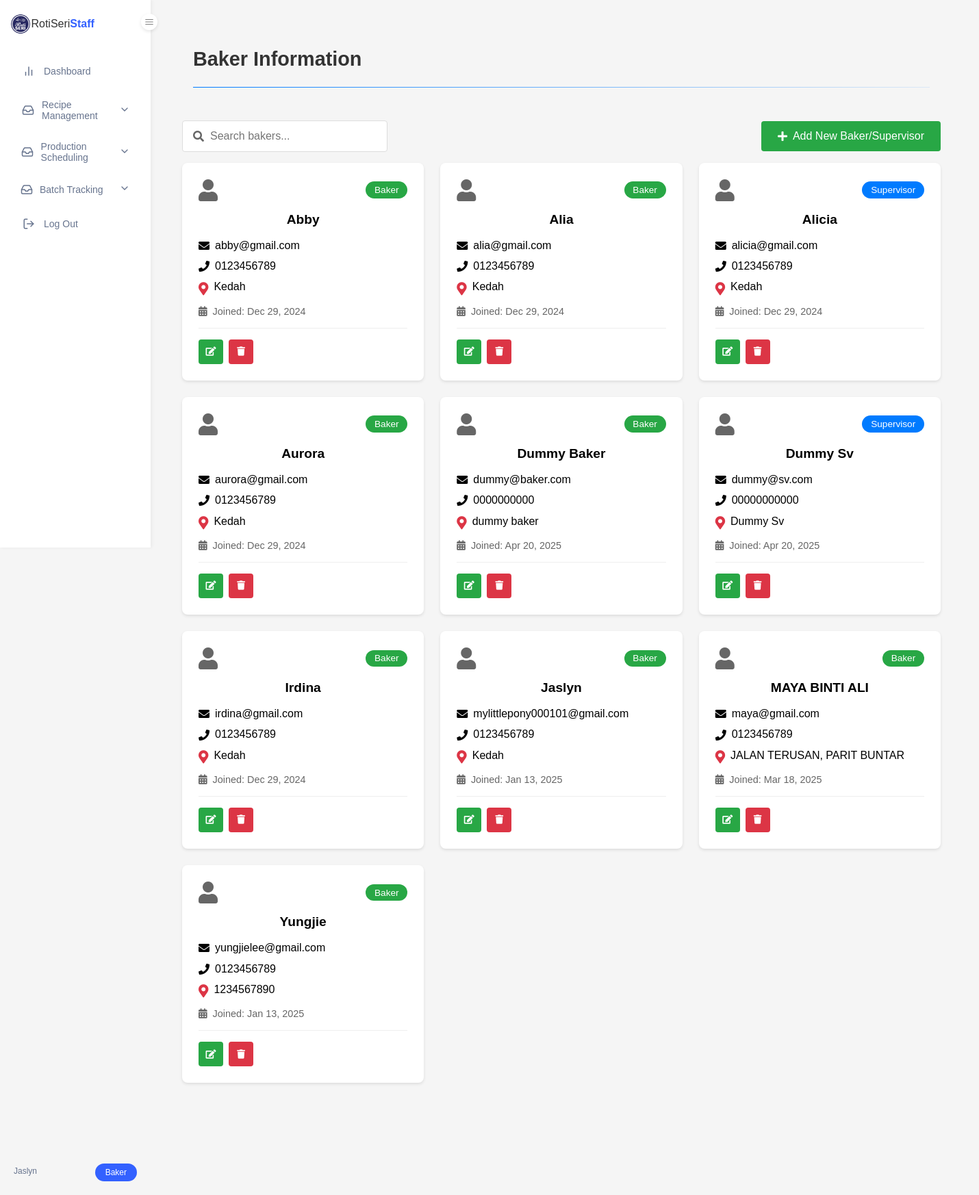
The page /baker_info.php (signed in) on the database its author committed.
### tables this page shows
CREATE TABLE `tbl_users` (
  `user_id` int(6) NOT NULL,
  `user_fullName` varchar(200) NOT NULL,
  `user_contact` varchar(100) NOT NULL,
  `user_address` text NOT NULL,
  `user_email` varchar(200) NOT NULL,
  `user_password` varchar(200) NOT NULL,
  `user_dateRegister` datetime NOT NULL DEFAULT current_timestamp(),
  `user_role` varchar(10) NOT NULL DEFAULT 'Baker',
  `reset_token` varchar(255) DEFAULT NULL,
  `token_expiry` datetime DEFAULT NULL
);

### baker_info.php (the view, shortened to what this page needs)
<?php
require_once 'config/db_connection.php';
try {
    $stmt = $conn->query("SELECT
                            user_id,
                            user_fullName,
                            user_role,
                            user_email,
                            user_contact,
                            user_address,
                            user_dateRegister
                         FROM tbl_users
                         WHERE user_role IN ('Baker', 'Supervisor')
                         ORDER BY user_fullName");
    $bakers = $stmt->fetchAll(PDO::FETCH_ASSOC);
} catch(PDOException $e) {
    $error_message = "Error: " . $e->getMessage();
}
?>
<!DOCTYPE html>
<html lang="en">
<head>
    <link rel="stylesheet" href="css/style.css">
    <link rel="stylesheet" href="css/dashboard.css">
    <link rel="stylesheet" href="css/baker.css">
    <link rel="stylesheet" href="https://cdnjs.cloudflare.com/ajax/libs/font-awesome/5.15.4/css/all.min.css">
</head>
<body>
    <?php include 'includes/dashboard_navigation.php'; ?>
    <main class="main-content">
        <div class="page-header">
            <h1>Baker Information</h1>
            <div class="divider"></div>
        </div>
        <div class="baker-container">
            <div class="baker-header">
                <div class="search-box">
                    <input type="text" id="searchInput" placeholder="Search bakers...">
                    <i class="fas fa-search"></i>
                </div>
                <button class="add-baker-btn" onclick="window.location.href='add_baker.php'">
                    <i class="fas fa-plus"></i> Add New Baker/Supervisor
                </button>
            </div>
            <div class="baker-grid">
                <?php if (empty($bakers)): ?>
                    <div class="no-bakers">
                        <p>No bakers found.</p>
                    </div>
                <?php else: ?>
                    <?php foreach ($bakers as $baker): ?>
                        <div class="baker-card">
                            <div class="baker-info">
                                <div class="baker-header">
                                    <i class="fas fa-user user-icon"></i>
                                    <div class="role-badge <?php echo strtolower(htmlspecialchars($baker['user_role'])); ?>">
                                        <?php echo htmlspecialchars($baker['user_role']); ?>
                                    </div>
                                </div>
                                <h3><?php echo htmlspecialchars($baker['user_fullName']); ?></h3>
                                <div class="contact-info">
                                    <p><i class="fas fa-envelope"></i> <?php echo htmlspecialchars($baker['user_email']); ?></p>
                                    <p><i class="fas fa-phone"></i> <?php echo htmlspecialchars($baker['user_contact']); ?></p>
                                    <p><i class="fas fa-map-marker-alt"></i> <?php echo htmlspecialchars($baker['user_address']); ?></p>
                                </div>
                                <div class="join-date">
                                    <i class="fas fa-calendar-alt"></i>
                                    Joined: <?php echo date('M d, Y', strtotime($baker['user_dateRegister'])); ?>
                                </div>
                            </div>
                            <div class="baker-actions">
                                <button class="edit-btn" title="Edit"
                                        onclick="window.location.href='edit_baker.php?edit_id=<?php echo $baker['user_id']; ?>'">
                                    <i class="fas fa-edit"></i>
                                </button>
                                <button class="delete-btn" title="Delete"
                                        onclick="if(confirm('Are you sure you want to delete this baker?')) { window.location.href='baker_info.php?delete_id=<?php echo $baker['user_id']; ?>' }">
                                    <i class="fas fa-trash"></i>
                                </button>
                            </div>
                        </div>
                    <?php endforeach; ?>
                <?php endif; ?>
            </div>
        </div>
    </main>
</body>
</html>

### css/style.css (style rules this page uses)
* { margin: 0; padding: 0; box-sizing: border-box; font-family: Arial, sans-serif; }
body { background: linear-gradient(rgba(0, 0, 0, 0.6), rgba(0, 0, 0, 0.6)), url('../assets/images/banner.png'); background-size: cover; background-position: center; background-attachment: fixed; min-height: 100vh; color: white; display: flex; flex-direction: column; }
main { max-width: 1200px; margin: 8rem auto; text-align: center; padding: 0 1rem; flex: 1; }

### css/dashboard.css (style rules this page uses)
body { display: grid; grid-template-areas: "sidebar topbar" "sidebar main" "sidebar bottombar"; grid-template-columns: 250px 1fr; grid-template-rows: 50px 1fr auto; min-height: 100vh; background-color: white; position: relative; background-image: none; }
.main-content { grid-area: main; padding: 2rem 2rem 0 0; margin-top: 50px; margin-left: 0; width: calc(100% - 0px); transition: width 0.3s ease, margin-left 0.3s ease; padding-left: 0; display: block; }
.page-header { padding: 0 2rem; margin-bottom: 2rem; text-align: left; }
.page-header h1 { font-size: 1.8rem; color: #333; margin: 0; padding-bottom: 1rem; }
.divider { height: 1px; background: linear-gradient(to right, #007bff, rgba(0, 123, 255, 0.1)); margin-top: 0.5rem; width: 100%; align-self: flex-start; }
.edit-btn { background-color: #28a745; color: white; }
.delete-btn { background-color: #dc3545; color: white; }

### css/baker.css (style rules this page uses)
.baker-container { padding: 1rem; }
.baker-header { display: flex; justify-content: space-between; align-items: center; margin-bottom: 2rem; }
.search-box { position: relative; width: 300px; }
.search-box input { width: 100%; padding: 0.8rem 1rem 0.8rem 2.5rem; border: 1px solid #ddd; border-radius: 4px; font-size: 1rem; color: #000; }
.search-box i { position: absolute; left: 1rem; top: 50%; transform: translateY(-50%); color: #666; }
.add-baker-btn { background: #28a745; color: white; border: none; border-radius: 4px; padding: 0.8rem 1.5rem; cursor: pointer; display: flex; align-items: center; gap: 0.5rem; font-size: 1rem; }
.baker-grid { display: grid; grid-template-columns: repeat(auto-fill, minmax(300px, 1fr)); gap: 1.5rem; }
.baker-card { background: white; border-radius: 8px; box-shadow: 0 2px 4px rgba(0,0,0,0.1); padding: 1.5rem; display: flex; flex-direction: column; justify-content: space-between; }
.baker-info { color: #000; }
.baker-header { display: flex; justify-content: space-between; align-items: center; margin-bottom: 1rem; }
.user-icon { font-size: 2rem; color: #666; }
.role-badge { padding: 0.3rem 0.8rem; border-radius: 20px; font-size: 0.85rem; color: white; }
.role-badge.supervisor { background: #007bff; }
.role-badge.baker { background: #28a745; }
.baker-info h3 { font-size: 1.2rem; margin-bottom: 1rem; color: #000; }
.contact-info { margin-bottom: 1rem; }
.contact-info p { display: flex; align-items: flex-start; gap: 0.5rem; margin-bottom: 0.5rem; color: #000; line-height: 1.4; }
.contact-info p i { margin-top: 0.2rem; }
.contact-info p .fa-map-marker-alt { font-size: 1.2rem; color: #dc3545; }
.join-date { font-size: 0.9rem; color: #666; display: flex; align-items: center; gap: 0.5rem; }
.baker-actions { display: flex; gap: 0.5rem; margin-top: 1rem; padding-top: 1rem; border-top: 1px solid #eee; }
.edit-btn, .delete-btn { padding: 0.5rem; border: none; border-radius: 4px; cursor: pointer; color: white; width: 36px; height: 36px; display: flex; align-items: center; justify-content: center; }
.edit-btn { background: #28a745; }
.delete-btn { background: #dc3545; }

### includes/dashboard_navigation.php (style rules this page uses)
* { margin: 0; padding: 0; box-sizing: border-box; font-family: Arial, sans-serif; }
body { display: flex; background-color: #f5f5f5; }
.main-content { flex: 1; margin-left: 220px; padding: 20px 30px; }

### rows shown on the page
tbl_users: user_role "Baker", user_fullName "Abby", user_email "abby@gmail.com", user_contact "0123456789", user_address "Kedah", user_dateRegister "Dec 29, 2024"
tbl_users: user_role "Baker", user_fullName "Alia", user_email "alia@gmail.com", user_contact "0123456789", user_address "Kedah", user_dateRegister "Dec 29, 2024"
tbl_users: user_role "Supervisor", user_fullName "Alicia", user_email "alicia@gmail.com", user_contact "0123456789", user_address "Kedah", user_dateRegister "Dec 29, 2024"
tbl_users: user_role "Baker", user_fullName "Aurora", user_email "aurora@gmail.com", user_contact "0123456789", user_address "Kedah", user_dateRegister "Dec 29, 2024"
tbl_users: user_role "Baker", user_fullName "Dummy Baker", user_email "dummy@baker.com", user_contact "0000000000", user_address "dummy baker", user_dateRegister "Apr 20, 2025"
tbl_users: user_role "Supervisor", user_fullName "Dummy Sv", user_email "dummy@sv.com", user_contact "00000000000", user_address "Dummy Sv", user_dateRegister "Apr 20, 2025"
tbl_users: user_role "Baker", user_fullName "Irdina", user_email "irdina@gmail.com", user_contact "0123456789", user_address "Kedah", user_dateRegister "Dec 29, 2024"
tbl_users: user_role "Baker", user_fullName "Jaslyn", user_email "mylittlepony000101@gmail.com", user_contact "0123456789", user_address "Kedah", user_dateRegister "Jan 13, 2025"
tbl_users: user_role "Baker", user_fullName "MAYA BINTI ALI", user_email "maya@gmail.com", user_contact "0123456789", user_address "JALAN TERUSAN, PARIT BUNTAR", user_dateRegister "Mar 18, 2025"
tbl_users: user_role "Baker", user_fullName "Yungjie", user_email "yungjielee@gmail.com", user_contact "0123456789", user_address "1234567890", user_dateRegister "Jan 13, 2025"

### other values the page prints
$_SESSION['user_fullName'] "Jaslyn"
$_SESSION['user_role'] "Baker"
